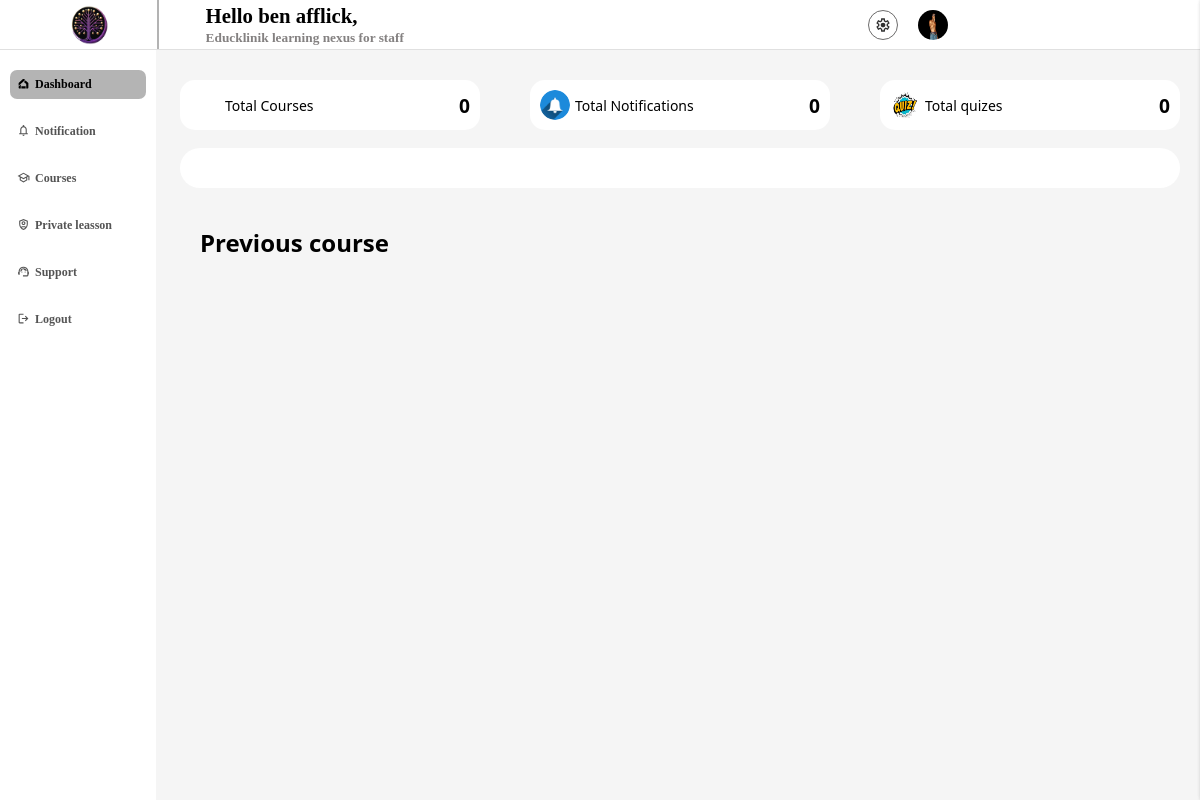
/performanc/ (signed in), run on the app's committed database.
### eduklinikapp/models.py (models this page shows, shortened)
class profile(models.Model):
    acc_type = [
        ('Student','Student'),
        ('Admin','Admin'),
        ('staff', 'Staff'),
        ('Parent', 'Parent'),
    ]
    user = models.OneToOneField(User, verbose_name='user', on_delete= models.CASCADE)
    is_disabled = models.BooleanField('if this account is disabled', default=False)
    country = models.CharField('user country', null=False, blank=False, max_length=1000)
    Verified = models.BooleanField('if the user is verified', default=False)
    user_token = models.CharField('user token', null=True, blank=True, max_length=200, unique=True)
    phone_number = models.CharField('user mobile number', null=False, blank=False, max_length=50)
    is_edit = models.BooleanField('if the user have edited ', default=False)
    account_type = models.CharField('the account type', null=True, blank=False, max_length=200, choices=acc_type, default='General')
    not_count =  models.BigIntegerField('user notification  count', default=0)
    date_joined = models.DateTimeField('the date time account was created', default=timezone.now)
    ip_adress = models.GenericIPAddressField('user ip adress', null=True, blank=True)
    reset_code = models.CharField('user one time reset code', null=True, blank=True, max_length=100)
    c_code = models.CharField('user country code', null=True, blank=True, max_length=11)
    refer_code = models.CharField('user referial code', null=True, blank=True, unique=True, max_length=100)
    browser = models.CharField('user access browser', null=True, blank=True, max_length=100)
    qr_code = models.ImageField('user qrcode', null=True, blank=True, upload_to='qrcodes')
    cos_count = models.BigIntegerField('course count', default=0)
    quz_count = models.BigIntegerField('quiz counr', default=0)
    profile_pics = models.ForeignKey('pro_image', on_delete=models.CASCADE, null=True, blank=True)
    age = models.IntegerField('user age ', default=0)

class pro_image(models.Model):
    image = models.ImageField('user image', null=False, blank=False, upload_to='profile pics')
    is_edit = models.BooleanField('is edited', default=False)

### eduklinikapp/profille_view.py (the view)
# urls.py: path('performanc/', profille_view.performance, name='user performance'),
def performance(request):
    if request.user.is_authenticated:
        user = request.user
        current_user = models.profile.objects.filter(user=user).first()
        user_cour = models.user_course.objects.filter(course_holder=current_user).order_by('-date')[:10]
        context = {
            'user': current_user,
            'pop_cur':user_cour,
        }
        return render(request, 'user/performance.html', context=context)
    else:
        return redirect('/user/login')

### template/user/performance.html (shortened to what this page needs)
{% extends 'base.html' %}
{% load static %}
{% block metadata %}
<link rel="stylesheet" href="{% static 'eduklinikapp/styles/dashboard.css' %}">
{% endblock %}
{% block content %}
{% include 'user/boards.html' %}
<section class="content">
    <div class="sect1">
        <div class="ana_content">
            <div class="ana_box">
                <span class="course_img">
                    <img src="{% static 'eduklinikapp/images/grad2.png' %}" alt="">
                </span>
                <span>
                    Total Courses
                </span>
            </div>
            <span class="count">
                0
            </span>
        </div>
        <div class="ana_content">
            <div class="ana_box">
                <span class="course_img">
                    <img src="{% static 'eduklinikapp/images/bell.webp' %}" alt="">
                </span>
                <span>
                    Total Notifications
                </span>
            </div>
            <span class="count">
                {{user.not_count}}
            </span>
        </div>
        <div class="ana_content">
            <div class="ana_box">
                <span class="course_img">
                    <img src="{% static 'eduklinikapp/images/quiz.png' %}" alt="">
                </span>
                <span>
                    Total quizes
                </span>
            </div>
            <span class="count">
                0
            </span>
        </div>
    </div>
    <br>
<section class="profile_view">
</section>
<br>
<section class="previour_course">
    <h2>
        Previous course
    </h2>
</section>
</section>
{% endblock %}

### template/user/boards.html (shortened to what this page needs)
{% extends 'base.html' %}
{% load static %}
{% block content %}
<section class="head">
     <nav class="navagation">
        <div class="logo">
            <span class="img">
                <img src="{% static 'eduklinikapp/images/ed_logo.png' %}" alt="">
            </span>
        </div>
        <aside class="nav_link">
            <div class="user">
                <strong id="tex_port">
                   Hello {{user.user.first_name}},
                </strong> <br>
                <small>
                    Educklinik learning nexus for {{user.account_type}}
                </small>
            </div>
            <div class="user_links">
                <a href="/account/settings" class="setting">
                </a>
                <a href="/user/profile/" class="user_img">
                    <img {% if user.profile_pics %} src="{{user.profile_pics.image.url}}" {% else %} src="{% static 'eduklinikapp/images/nouser.png' %}" {% endif %} alt="">
                </a>
            </div>
        </aside>
     </nav>
</section>
<main class="main_sect">
    <section class="side_bar">
        <a href="/dashboard" class="link" id="home" style="color: #000; background-color: #0000004b;">
            <span>Dashboard</span>
        </a>
        <br>
        <a href="/notification/" class="link" id="acct">
            <span>Notification</span>
        </a>
        <br>
        <a href="/accout/course/" class="link" id="pay">
            <svg xmlns="http://www.w3.org/2000/svg" height="24px" viewBox="0 -960 960 960" width="24px" fill="currentcolor"><path d="M480-120 200-272v-240L40-600l440-240 440 240v320h-80v-276l-80 44v240L480-120Zm0-332 274-148-274-148-274 148 274 148Zm0 241 200-108v-151L480-360 280-470v151l200 108Zm0-241Zm0 90Zm0 0Z"/></svg>
            <span>Courses</span>
        </a>
        <br>
        <a href="/private_lesson/" id="trans" class="link">
            <span>Private leasson</span>
        </a>
        <br>
        <a href="/dashboard/proof-statements/" id="proof" class="link">
            <span>Support</span>
        </a>
        <br>
        <a href="/" id="proof" class="link">
            <svg xmlns="http://www.w3.org/2000/svg" height="24px" viewBox="0 -960 960 960" width="24px" fill="currentcolor"><path d="M200-120q-33 0-56.5-23.5T120-200v-560q0-33 23.5-56.5T200-840h280v80H200v560h280v80H200Zm440-160-55-58 102-102H360v-80h327L585-622l55-58 200 200-200 200Z"/></svg>
            <span>Logout</span>
        </a>
        <br>
    </main>
    </section>
    {% endblock %}

### eduklinikapp/static/eduklinikapp/styles/base.css (style rules this page uses)
* { margin: 0; padding: 0; box-sizing: border-box; list-style-type: none; scroll-behavior: smooth; text-decoration: none; }
:root { --main-color: rgb(131, 46, 128); --text-color: linear-gradient( to bottom, rgb(131, 46, 128), hsl(42, 60%, 48%) ); --background-color: #e7e7e7; --text-color2: hsl(42, 60%, 48%); --text-color3: rgb(72, 72, 72); --text-black: black; --font-size: 100%; --font-size2: 200%; --font-very-bold: 900; --font-bold: 600; --box-shadow: 1px 3px 5px #000000; --box-shadow2: 1px 20px 5px #000000, 2px 4px 0px #0a0e12; --text-shadow: 0px 0px 1px black; }
body, html { height: 100%; width: 100%; scroll-behavior: smooth; background-color: white; display: block; position: relative; }
nav, .register_login { display: flex; position: relative; height: 100%; width: 100%; }
main { display: block; position: relative; height: auto; width: 100%; top: 4rem; padding: 1rem 1rem; }

### template/user/boards.html (style rules this page uses)
main { padding-top: 0px !important; }

### data on the page
profile: user.first_name "ben afflick", account_type "staff", profile_pics.image (picture), not_count "0"
